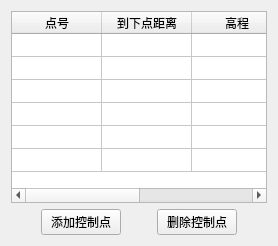
            <widget class="QWidget" name="tab_2">
             <attribute name="title">
              <string>反测单点数据</string>
             </attribute>
             <layout class="QVBoxLayout" name="verticalLayout_9">
              <item>
               <layout class="QVBoxLayout" name="verticalLayout_8">
                <item>
                 <widget class="QTableWidget" name="tableWidget_5">
                  <attribute name="horizontalHeaderDefaultSectionSize">
                   <number>90</number>
                  </attribute>
                  <attribute name="horizontalHeaderStretchLastSection">
                   <bool>true</bool>
                  </attribute>
                  <attribute name="verticalHeaderVisible">
                   <bool>false</bool>
                  </attribute>
                  <attribute name="verticalHeaderCascadingSectionResizes">
                   <bool>true</bool>
                  </attribute>
                  <attribute name="verticalHeaderDefaultSectionSize">
                   <number>23</number>
                  </attribute>
                  <attribute name="verticalHeaderHighlightSections">
                   <bool>true</bool>
                  </attribute>
                  <row>
                   <property name="text">
                    <string>1</string>
                   </property>
                  </row>
                  <row>
                   <property name="text">
                    <string>2</string>
                   </property>
                  </row>
                  <row>
                   <property name="text">
                    <string>3</string>
                   </property>
                  </row>
                  <row>
                   <property name="text">
                    <string>4</string>
                   </property>
                  </row>
                  <row>
                   <property name="text">
                    <string>5</string>
                   </property>
                  </row>
                  <row>
                   <property name="text">
                    <string>6</string>
                   </property>
                  </row>
                  <column>
                   <property name="text">
                    <string>点号</string>
                   </property>
                  </column>
                  <column>
                   <property name="text">
                    <string>到下点距离</string>
                   </property>
                  </column>
                  <column>
                   <property name="text">
                    <string>高程</string>
                   </property>
                  </column>
                  <column>
                   <property name="text">
                    <string>高程变化量</string>
                   </property>
                  </column>
                 </widget>
                </item>
                <item>
                 <layout class="QHBoxLayout" name="horizontalLayout_5">
                  <item>
                   <widget class="QPushButton" name="pushButton_3">
                    <property name="sizePolicy">
                     <sizepolicy hsizetype="Fixed" vsizetype="Fixed">
                      <horstretch>0</horstretch>
                      <verstretch>0</verstretch>
                     </sizepolicy>
                    </property>
                    <property name="text">
                     <string>添加控制点</string>
                    </property>
                   </widget>
                  </item>
                  <item>
                   <widget class="QPushButton" name="pushButton_4">
                    <property name="sizePolicy">
                     <sizepolicy hsizetype="Fixed" vsizetype="Fixed">
                      <horstretch>0</horstretch>
                      <verstretch>0</verstretch>
                     </sizepolicy>
                    </property>
                    <property name="text">
                     <string>删除控制点</string>
                    </property>
                   </widget>
                  </item>
                 </layout>
                </item>
               </layout>
              </item>
             </layout>
            </widget>
